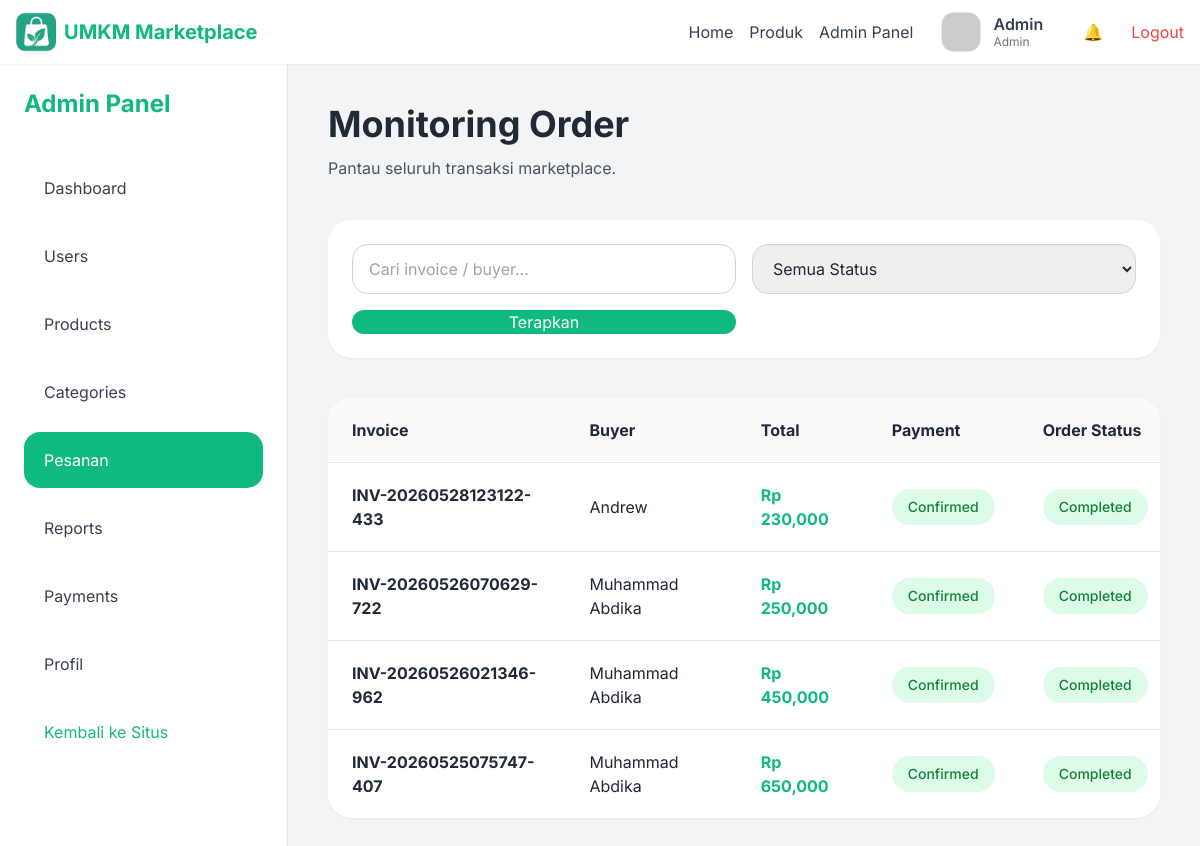
Page /src/views/admin/orders.php?update_error=1 (signed in) on the committed database.
### tables this page shows
CREATE TABLE `orders` (
  `id` int NOT NULL,
  `user_id` int NOT NULL,
  `invoice_number` varchar(100) NOT NULL,
  `shipping_address` text,
  `shipping_method` varchar(50) DEFAULT 'reguler',
  `shipping_fee` decimal(12,2) DEFAULT '20000.00',
  `tracking_number` varchar(100) DEFAULT NULL,
  `total_amount` decimal(12,2) NOT NULL,
  `status` enum('pending','paid','processed','shipped','completed') DEFAULT 'pending',
  `payment_proof` varchar(255) DEFAULT NULL,
  `created_at` timestamp NULL DEFAULT CURRENT_TIMESTAMP
);

CREATE TABLE `users` (
  `id` int NOT NULL,
  `name` varchar(100) NOT NULL,
  `email` varchar(100) NOT NULL,
  `password` varchar(255) NOT NULL,
  `role` enum('buyer','seller','admin') DEFAULT 'buyer',
  `status` enum('active','suspended') DEFAULT 'active',
  `created_at` timestamp NULL DEFAULT CURRENT_TIMESTAMP,
  `profile_image` varchar(255) DEFAULT NULL
);

CREATE TABLE `payments` (
  `id` int NOT NULL,
  `order_id` int NOT NULL,
  `payment_method` varchar(100) DEFAULT NULL,
  `proof` varchar(255) DEFAULT NULL,
  `status` enum('pending','confirmed','rejected') DEFAULT 'pending',
  `created_at` timestamp NULL DEFAULT CURRENT_TIMESTAMP
);

### src/views/admin/orders.php (the view, shortened to what this page needs)
<?php require_once '../../config/database.php'; ?>
<?php include '../layouts/header.php'; ?>
<?php
$q = trim($_GET['q'] ?? '');
$where = "WHERE 1=1";
$perPage = 10;
$page = max(1, intval($_GET['page'] ?? 1));
$offset = ($page - 1) * $perPage;
$query = "
SELECT
    orders.*,
    users.name AS buyer_name,
    payments.status AS payment_status
FROM orders
JOIN users
ON orders.user_id = users.id
LEFT JOIN payments
ON payments.order_id = orders.id
$where
ORDER BY orders.created_at DESC
LIMIT $perPage OFFSET $offset
";
$orders = mysqli_query($conn, $query);
function getOrderStatusClasses($status) {
    $styles = [
        'pending' => ['bg-yellow-100', 'text-yellow-700'],
        'paid' => ['bg-blue-100', 'text-blue-700'],
        'processed' => ['bg-indigo-100', 'text-indigo-700'],
        'shipped' => ['bg-purple-100', 'text-purple-700'],
        'completed' => ['bg-green-100', 'text-green-700'],
    ];
    return $styles[$status] ?? ['bg-gray-100', 'text-gray-700'];
}
function getPaymentStatusClasses($status) {
    $styles = [
        'pending' => ['bg-yellow-100', 'text-yellow-700'],
        'confirmed' => ['bg-green-100', 'text-green-700'],
        'rejected' => ['bg-red-100', 'text-red-700'],
    ];
    return $styles[$status] ?? ['bg-gray-100', 'text-gray-700'];
}
?>
<div class="flex bg-gray-100 min-h-screen overflow-hidden">
  <?php include 'sidebar.php'; ?>
  <main class="flex-1 min-w-0 p-4 lg:p-10 overflow-x-hidden">
    <div class="mb-10">
      <h1 class="text-3xl lg:text-4xl font-bold mb-3">
        Monitoring Order
      </h1>
      <p class="text-gray-600">
        Pantau seluruh transaksi marketplace.
      </p>
    </div>
    <div class="bg-white rounded-3xl shadow-sm p-6 mb-10">
      <form method="GET" action="orders.php">
        <div class="grid grid-cols-1 md:grid-cols-2 xl:grid-cols-4 gap-4">
          <input
            type="text"
            name="q"
            value="<?= htmlspecialchars($q); ?>"
            placeholder="Cari invoice / buyer..."
            class="border border-gray-300 rounded-2xl px-4 py-3"
          >
          <select
            name="status"
            class="border border-gray-300 rounded-2xl px-4 py-3"
          >
            <option value="">
              Semua Status
            </option>
          </select>
          <button
            type="submit"
            class="bg-emerald-500 hover:bg-emerald-600 text-white rounded-2xl transition"
          >
            Terapkan
          </button>
        </div>
      </form>
    </div>
    <div class="bg-white rounded-3xl shadow-sm overflow-hidden">
      <div class="overflow-x-auto">
        <table class="w-full min-w-[1100px]">
          <thead class="bg-gray-50">
            <tr>
              <th class="text-left px-6 py-5">
                Invoice
              </th>
              <th class="text-left px-6 py-5">
                Buyer
              </th>
              <th class="text-left px-6 py-5">
                Total
              </th>
              <th class="text-left px-6 py-5">
                Payment
              </th>
              <th class="text-left px-6 py-5">
                Order Status
              </th>
            </tr>
          </thead>
          <tbody>
            <?php if (mysqli_num_rows($orders) > 0): ?>
            <?php while($order = mysqli_fetch_assoc($orders)): ?>
              <?php [$orderBg, $orderText] = getOrderStatusClasses($order['status']); ?>
              <?php [$payBg, $payText] = getPaymentStatusClasses($order['payment_status']); ?>
              <tr class="border-t hover:bg-gray-50 transition">
                <td class="px-6 py-5 font-bold">
                  <?= htmlspecialchars($order['invoice_number']); ?>
                </td>
                <td class="px-6 py-5">
                  <?= htmlspecialchars($order['buyer_name']); ?>
                </td>
                <td class="px-6 py-5 font-bold text-emerald-500">
                  Rp <?= number_format($order['total_amount']); ?>
                </td>
                <td class="px-6 py-5">
                  <span class="<?= $payBg ?> <?= $payText ?> inline-flex items-center px-4 py-2 rounded-full text-sm font-medium">
                    <?= ucfirst($order['payment_status'] ?? 'pending'); ?>
                  </span>
                </td>
                <td class="px-6 py-5">
                  <span class="<?= $orderBg ?> <?= $orderText ?> inline-flex items-center px-4 py-2 rounded-full text-sm font-medium">
                    <?= ucfirst($order['status']); ?>
                  </span>
                </td>
              </tr>
            <?php endwhile; ?>
            <?php endif; ?>
          </tbody>
        </table>
      </div>
    </div>
  </main>
</div>
</body>
</html>

### src/views/layouts/header.php (style rules this page uses)
body { font-family: 'Inter', sans-serif; }

### rows in the picture
orders: invoice_number "INV-20260528123122-433", user.name "Andrew", total_amount "230,000", payments.status "Confirmed", status "Completed"
orders: invoice_number "INV-20260526070629-722", user.name "Muhammad Abdika", total_amount "250,000", payments.status "Confirmed", status "Completed"
orders: invoice_number "INV-20260526021346-962", user.name "Muhammad Abdika", total_amount "450,000", payments.status "Confirmed", status "Completed"
orders: invoice_number "INV-20260525075747-407", user.name "Muhammad Abdika", total_amount "650,000", payments.status "Confirmed", status "Completed"

### other values in the picture
$_SESSION['user']['name'] "Admin"
$_SESSION['user']['role'] "Admin"
